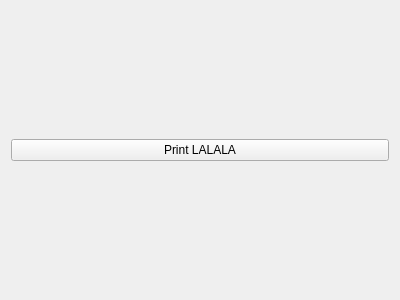
<?xml version="1.0" encoding="UTF-8"?>
<ui version="4.0">
 <class>Form</class>
 <widget class="QWidget" name="Form">
  <property name="geometry">
   <rect>
    <x>0</x>
    <y>0</y>
    <width>400</width>
    <height>300</height>
   </rect>
  </property>
  <property name="windowTitle">
   <string>Form</string>
  </property>
  <layout class="QVBoxLayout" name="verticalLayout_2">
   <item>
    <layout class="QVBoxLayout" name="verticalLayout">
     <item>
      <widget class="QPushButton" name="printlalala">
       <property name="text">
        <string>Print LALALA</string>
       </property>
      </widget>
     </item>
    </layout>
   </item>
  </layout>
 </widget>
 <resources/>
 <connections/>
</ui>
